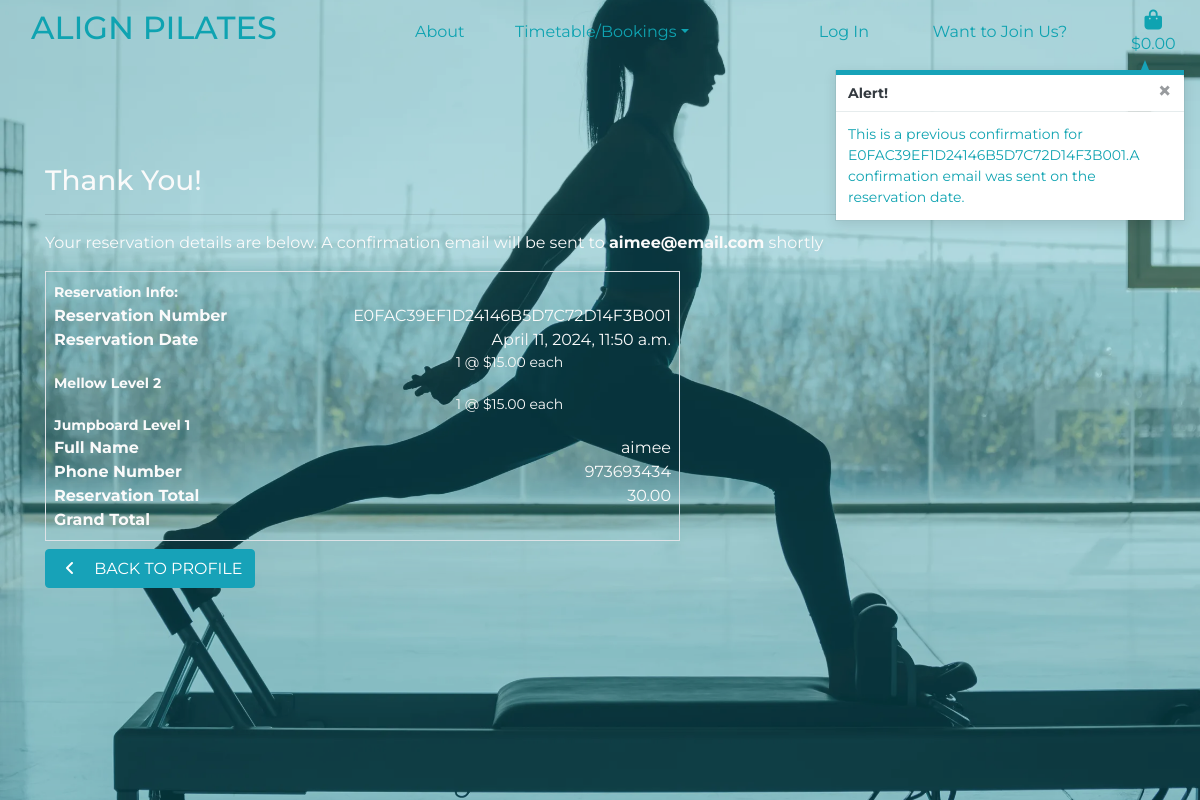
Before: /profile/reservation_history/E0FAC39EF1D24146B5D7C72D14F3B001 with the older database file.
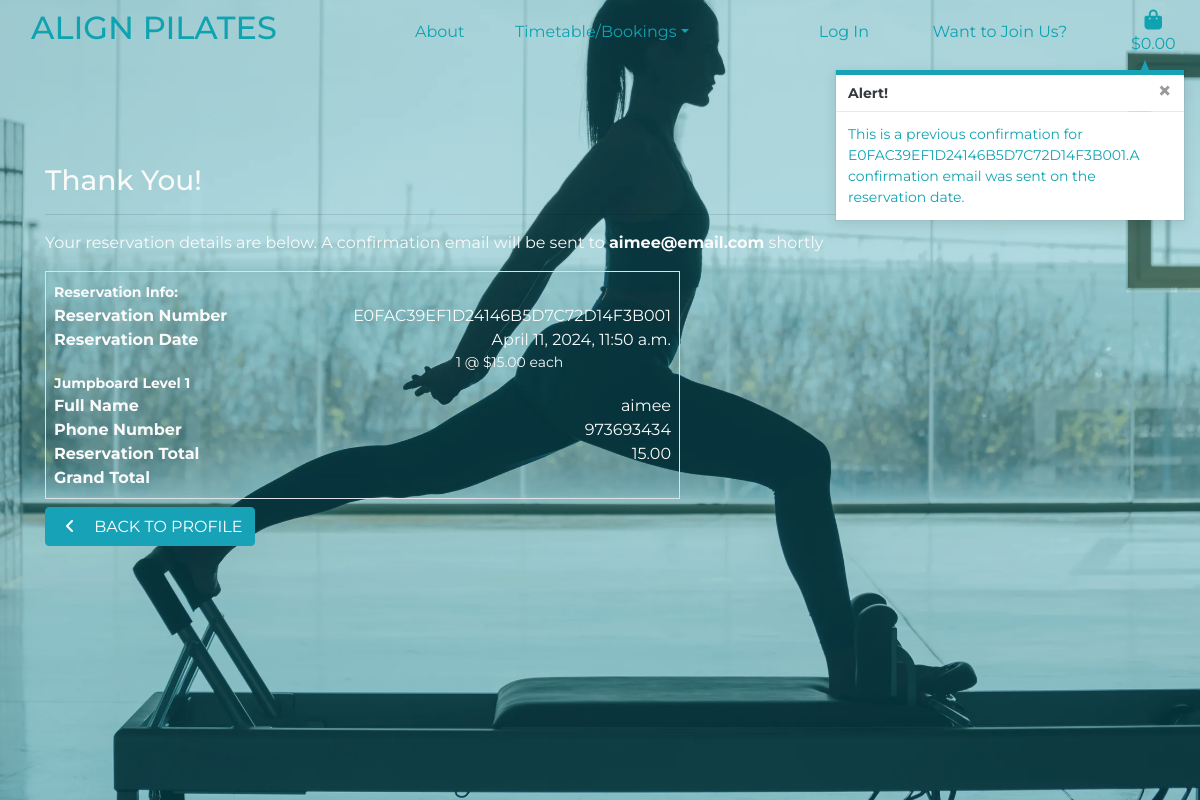
After: the same page with the newer database file.
### checkout/models.py (models this page shows, shortened)
class ReservationLineItem(models.Model):
    reservation = models.ForeignKey(Reservation, null=False, blank=False, on_delete=models.CASCADE, related_name='lineitems')
    class_type = models.ForeignKey(Class_Type, null=False, blank=False, on_delete=models.CASCADE)
    quantity = models.IntegerField(null=False, blank=False, default=1)
    lineitem_total = models.DecimalField(max_digits=6, decimal_places=2, null=False, blank=False, editable=False)

class Reservation(models.Model):
    reservation_number = models.CharField(max_length=32, null=False, editable=False)
    user_profile = models.ForeignKey(UserProfile, on_delete=models.SET_NULL, null=True,
                                    blank=True, related_name='reservations')
    full_name = models.CharField(max_length=50, null=False, blank=False)
    email = models.EmailField(max_length=254, null=False, blank=False)
    phone_number = models.CharField(max_length=20, null=False, blank=False)
    date = models.DateTimeField(auto_now_add=True)
    reservation_total = models.DecimalField(max_digits=10, decimal_places=2, null=False, default=0)
    original_basket = models.TextField(null=False, blank=False, default='')
    stripe_pid = models.CharField(max_length=254, null=False, blank=False, default='')

### classes/models.py (models this page shows)
class Class_Type(models.Model):
    name = models.CharField(max_length=254)
    level = models.ForeignKey('Level', null=True, blank=True, on_delete=models.SET_NULL)
    description = models.TextField()
    teacher = models.CharField(max_length=254)
    cost = models.DecimalField(max_digits=4, decimal_places=2)
    time = models.TimeField()
    day = models.CharField(max_length=9)
    rating = models.DecimalField(max_digits=6, decimal_places=2, null=True, blank=True)
    day_number = models.IntegerField(default=1)
    def __str__(self):
        return self.name

### profiles/views.py (the view)
# urls.py: path('reservation_history/<reservation_number>', views.reservation_history , name='reservation_history'),
def reservation_history(request, reservation_number):
    reservation = get_object_or_404(Reservation, reservation_number=reservation_number)
    messages.info(request, (
        f'This is a previous confirmation for { reservation_number }.'
        'A confirmation email was sent on the reservation date.'
    ))
    template = 'checkout/checkout_success.html'
    context = {
        'reservation': reservation,
        'from_profile': True,
    }
    return render(request, template, context)

### basket/contexts.py (called while the page is built, shortened)
def basket_contents(request):
    basket_items = []
    grand_total = 0
    class_count = 0
    cost = 15
    basket = request.session.get('basket', {})
    context = {
        'basket_items': basket_items,
        'grand_total': grand_total,
        'class_count': class_count,
    }
    return context

### checkout/templates/checkout/checkout_success.html (shortened to what the changed rows need)
{% extends 'base.html' %}
{% load static %}
{% block extra_css %}
    <link rel="stylesheet" href="{% static 'checkout/css/checkout.css' %}">
{% endblock %}
{% block content %}
    <div class="container">
        <div class="row">
            <div class="col">
                <p>Your reservation details are below. A confirmation email will be sent to
                    <strong>{{ reservation.email }}</strong> shortly</p>
            </div>
        </div>
        <div class="row">
            <div class="col-12 col-lg-7">
                <div class="reservation-confirmation-wrapper p-2 border">
                    <div class="row">
                        <div class="col-12 col-md-8 text-md-right">
                            <p class="mb-0">{{ reservation.reservation_number }}</p>
                        </div>
                    </div>
                    <div class="row">
                        <div class="col-12 col-md-8 text-md-right">
                            <p class="mb-0">{{ reservation.date }}</p>
                        </div>
                    </div>
                    {% for item in reservation.lineitems.all %}
                    <div class="row">
                        <div class="col-12 col-md-4">
                        </div>
                        <div class="col-12 col-md-6 text-md-right">
                            <p class="small mb-0">{{ item.quantity }} @ ${{ item.lineitem_total }} each</p>
                        </div>
                        <div class="col-12 col-md-4">
                            <p class="small mb-0 font-weight-bold">
                                {{ item.class_type }}
                            </p>
                        </div>
                    </div>
                    {% endfor %}
                    <div class="row">
                        <div class="col-12 col-md-8 text-md-right">
                            <p class="mb-0">{{ reservation.full_name }}</p>
                        </div>
                    </div>
                    <div class="row">
                        <div class="col-12 col-md-8 text-md-right">
                            <p class="mb-0">{{ reservation.phone_number }}</p>
                        </div>
                    </div>
                    <div class="row">
                        <div class="col-12 col-md-8 text-md-right">
                            <p class="mb-0">{{ reservation.reservation_total }}</p>
                        </div>
                    </div>
                </div>
            </div>
        </div>
    </div>
{% endblock %}

Changed rows visible on the page:
removed ReservationLineItem: quantity "1", lineitem_total "15.00", class_type "Mellow Level 2"
changed Reservation "aimee@email.com": reservation_total "30.00" → "15.00"
